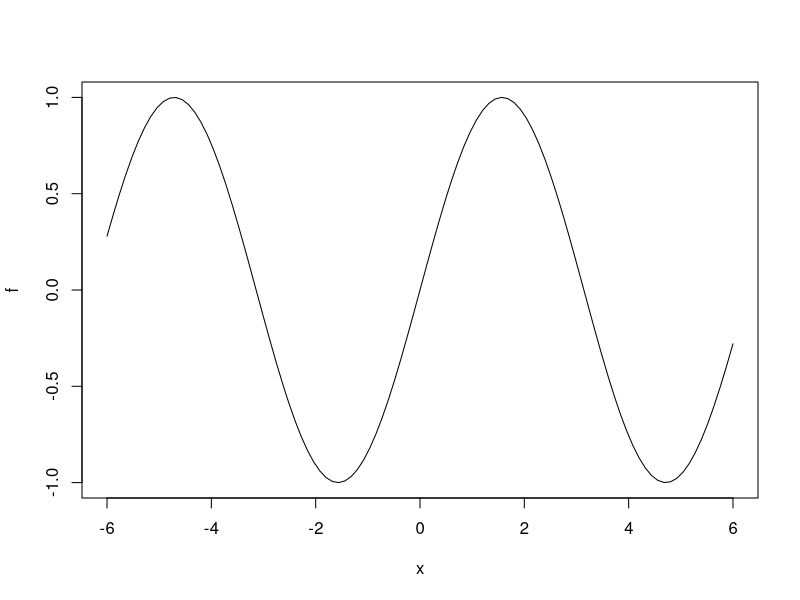

Generate this figure with R:
sec <- function(f , x1 , x2){
  res <- ((x2-x1) / (f(x2)-f(x1)))
  
  return ( res )
  
}


f <- function(x){
  return (as.double(sin(x)));
  
}

newton <- function(f , ant , xi){
  it = 0;
  epsilon = 0.0001;
  h <- f(xi) * sec(f ,ant , xi);
  
  while(it < 500 ){
    
    h <- f(xi) * sec(f , ant , xi);
    ant <- xi;
    xi <- xi - h;
    #print(sec(f , xi , ant));
    
    if( abs (f(xi) ) < epsilon){
        return (xi);
    }
    it <- it+1;
    
  }
  print("no converge");
  
}


plot(f,-6,6)
x <- (newton(f , 1.2 , 2));
print(x)

